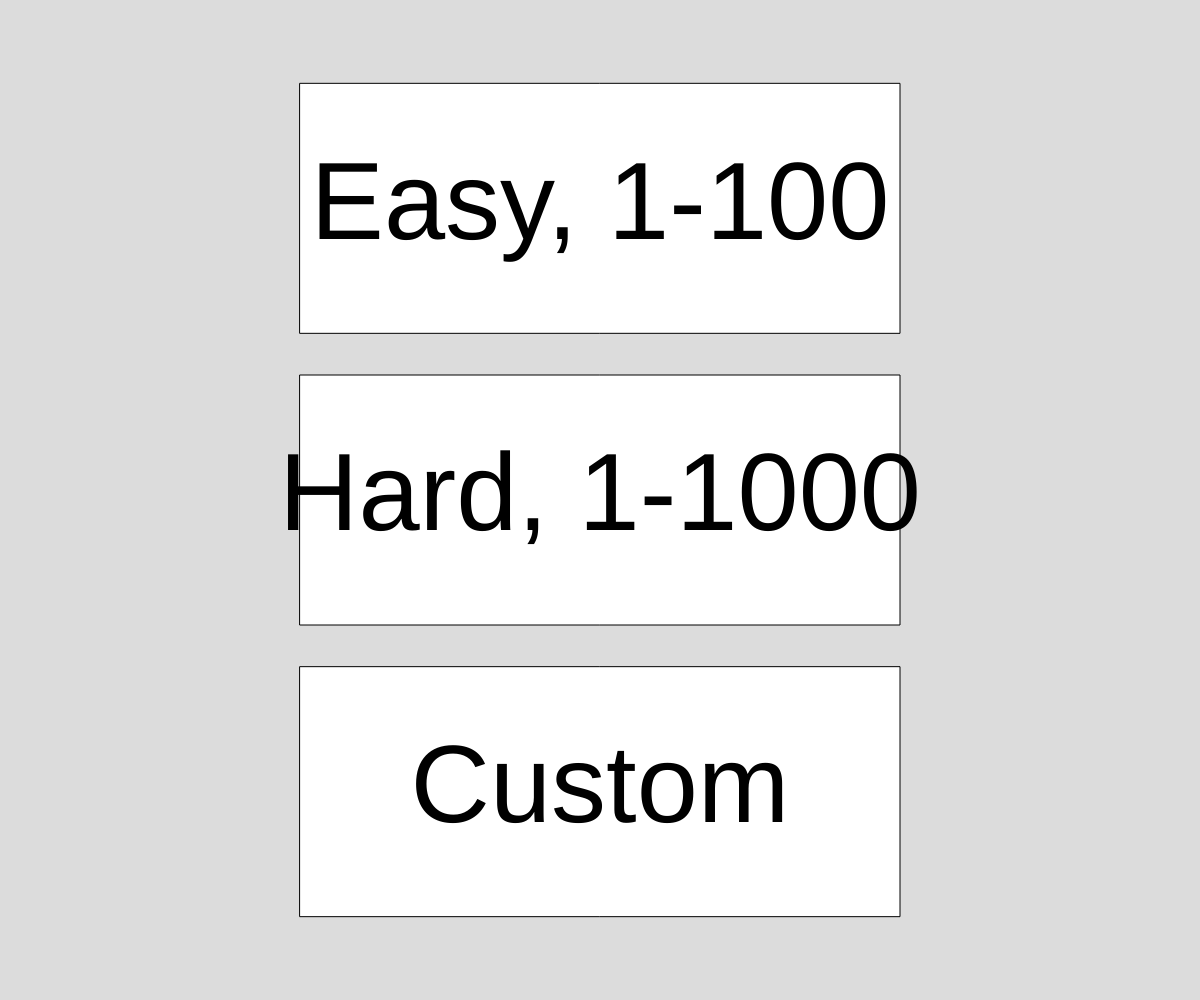
Frame 1 (no input)
Frame 60 (no input): identical to frame 1, image omitted
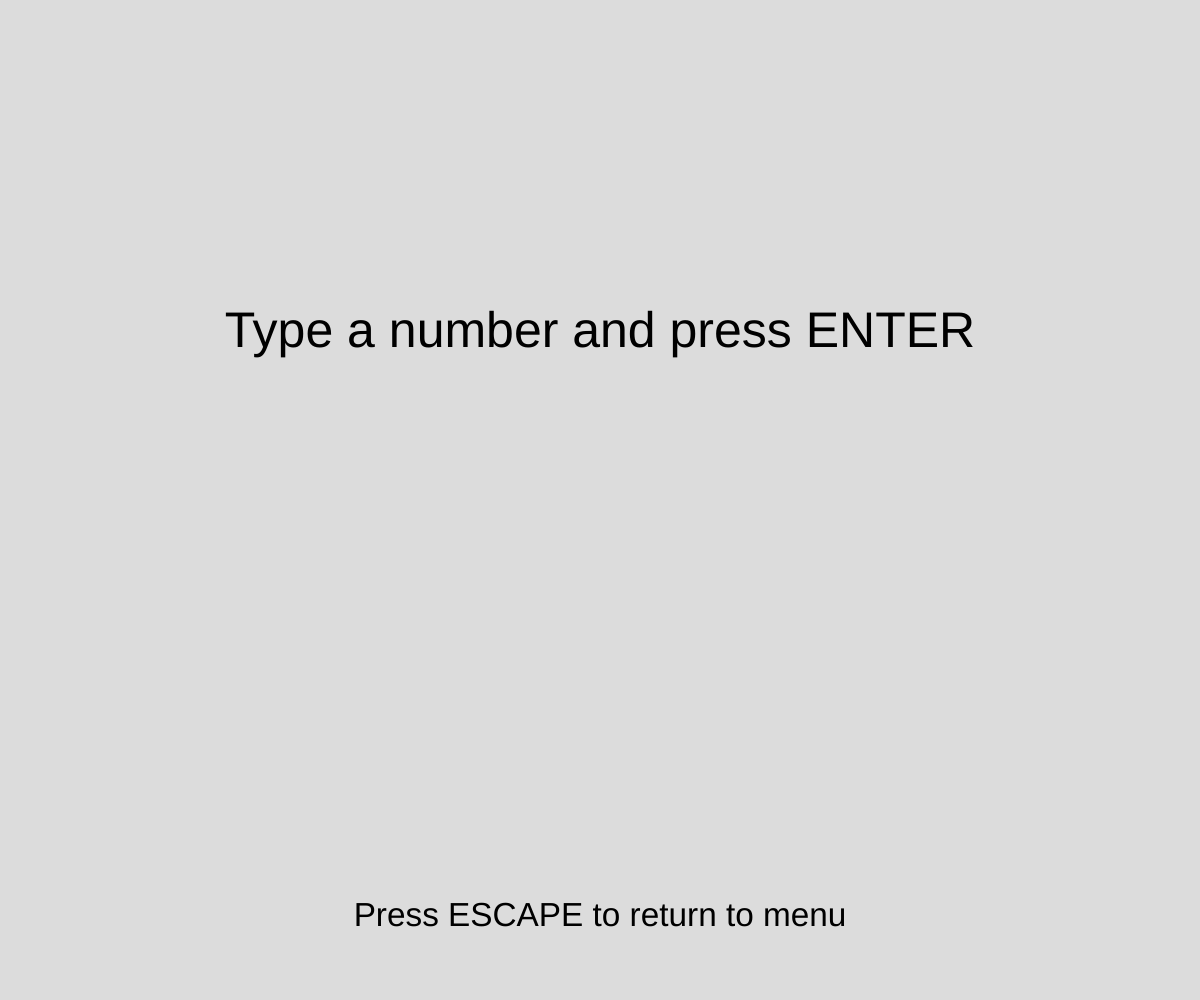
Frame 120 (the mouse pressed at the canvas centre since frame 60)

The p5.js sketch that drew these frames (run headless with seeded random() and noise() and a simulated clock; from frame 60 on, the mouse is pressed at the canvas centre):

// p5.js sketch
// ── sketch.js
// Number Guessing Game
// Harjot Singh
// March 3,2026
//
// Extra for Experts:
// used strings
// explored window resizing

// set variables that will be used later
let state = "menu";
let numberGuess;
let gameInitialized = false;
let userGuess = "";
let numericalGuess;
let feedback = "";

//standard setup function
function setup() {
  createCanvas(windowWidth, windowHeight);
}

//draw function in which it chooses which display it wants to show from the function
function draw() {
  background(220);
  whichDisplay();
}

//if the state is menu it will display this
function displayMenu() {

  // resetting the feedback everytime we go to the menu we don't show this tho
  feedback = "Type a number and press ENTER";

  //making a box with the text easy
  fill(255);
  rect(width / 4, height / 12, width / 2, height / 4);
  textSize((height+width)/20);
  textAlign(CENTER, CENTER);
  fill(0);
  text("Easy, 1-100", width / 2, height * 5 / 24);

  //making it change state into easy if the easy box is pressed
  if (mouseIsPressed &&
      mouseX > width/4 &&
      mouseY > height/12 &&
      mouseX < width*3/4 &&
      mouseY < height/3) {
    state = "easy";
  }

  //making the hard mode box and giving it text
  fill(255);
  rect(width / 4, height * 9 / 24, width / 2, height / 4);
  fill(0);
  text("Hard, 1-1000", width / 2, height / 2);

  // making it change state into hard if the hard box is pressed
  if (mouseIsPressed &&
      mouseX > width/4 &&
      mouseY > height*9/24 &&
      mouseX < width*3/4 &&
      mouseY < height*5/8) {
    state = "hard";
  }

  //making the custom mode box and giving it text
  fill(255);
  rect(width / 4, height * 16 / 24, width / 2, height / 4);
  fill(0);
  text("Custom", width / 2, height * 19 / 24);

  // making it change state into custom if the custom box is pressed
  if (mouseIsPressed &&
      mouseX > width/4 &&
      mouseY > height*2/3 &&
      mouseX < width*3/4 &&
      mouseY < height*11/12) {
    state = "custom";
  }
}

// if the state is easy
function displayEasy(){

  // allows game to run, also picks an integer between 1 and 100
  if (!gameInitialized) {
    numberGuess = random(0, 101);
    numberGuess = floor(numberGuess);
    gameInitialized = true;
  }
   
  // text which will give feedback to the user
  textAlign(CENTER, CENTER);
  textSize(height/20);
  text(feedback, width/2, height/3);

  // text that shows what the user has typed
  textSize(height/20);
  fill(0);
  text(userGuess, width / 2, height/2);

  // text that reminds the user they can go back to the menu whenever they want
  textSize(height/30);
  text("Press ESCAPE to return to menu", width/2, height*11/12);
}

//if the state is custom
// my plan was that the user can choose the upper and lower limit they want it to randomize from
// if I ever get time I will do this, track is killing me
function displayCustom(){
  text("Coming soon", width/2, height/2);
}

// if the state is hard
function displayHard(){

  //allows game to run, chooses a random integer between 1 and 1000
  if (!gameInitialized) {
    numberGuess = random(0, 1001);
    numberGuess = floor(numberGuess);
    gameInitialized = true;
  }
 
  //displays the feedback to the user (feedback is made in the last function)
  textAlign(CENTER, CENTER);
  textSize(height/20);
  text(feedback, width/2, height/3);

  //displays what the user has written till now
  textSize(height/20);
  fill(0);
  text(userGuess, width / 2, height/2);

  // reminds the user they can exit back to the menu
  textSize(height/30);
  text("Press ESCAPE to return to menu", width/2, height*11/12);
}

//function that checks the state to see which menu to display
function whichDisplay() {

  //changes the state to the exact menu
  if (state === "menu") {
    displayMenu();
  }
  if (state === "easy") {
    displayEasy();
  }
  if (state === "custom") {
    displayCustom();
  }
  if (state === "hard") {
    displayHard();
  }
}

//if numerical keys or escape, backspace or enter is pressed
function keyPressed() {

  // if escape is pressed it will change the display back to menu and reset all the 'game' mechanics and tell the code that the game is off
  if (keyCode === ESCAPE){
    gameInitialized = false;
    state = "menu";
    userGuess = "";
    feedback = "";
  }

  //if we are in the easy or hard mode (it would had included custom if I made it)
  if (state === "easy" || state === "hard"){

    //if the user presses a numerical key, it adds that number to their guess
    if (key >= '0' && key <= '9'){
      userGuess += key;
    }

    //if the user presses backspace, it deletes their last digit
    else if (keyCode === BACKSPACE) {
      userGuess = userGuess.substring(0, userGuess.length - 1);
    }

    // if the user presses enter it checks their guess
    else if (keyCode === ENTER) {
      numericalGuess = Number(userGuess);

      //if by any chance they get around and input a non number, the computer will ask for a number only
      if (userGuess === "" || isNaN(numericalGuess)){
        feedback = "Please input a number only";
      }

      //if the number is too high
      else if (numericalGuess > numberGuess) {
        feedback = "Your number is too high";
      }

      //if the number is too low
      else if (numericalGuess < numberGuess) {
        feedback = "Your number is too low";
      }

      //they got the number
      else {
        feedback = "Congratulatons, you got the correct number!!";
      }

      //resets their guess
      userGuess = "";
    }
  }
}

//changes the window size if they resize their window
function windowResized() {
  resizeCanvas(windowWidth, windowHeight);
}
